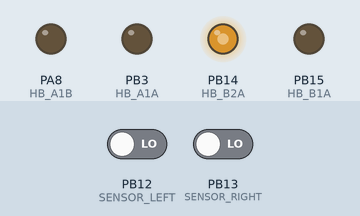
Bench run of a sketch on a simulated STM32 Blue Pill. Shown: output pins drawn as LEDs (lit = HIGH). The inputs (shaded band) are chosen by the test bench; at power-on: PB13 (SENSOR_RIGHT) LOW, PB12 (SENSOR_LEFT) LOW.

Above: at 1.2 s.
1.3 s: PB13 (SENSOR_RIGHT) driven HIGH
At 2.4 s:
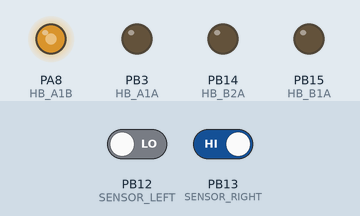
Timing chart, 0 to 4.3 s (numbered marks = the images above; inputs shaded):
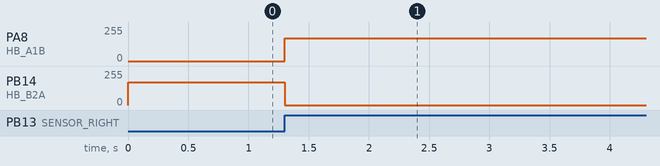

The sketch:

assigmentThree.ino
```cpp
/* *
 * Student name : Filip Błaszczyk
 * Student number : 5575958
 *
 */
#define HB_A1A PB3
#define HB_A1B PA8
#define HB_B1A PB15
#define HB_B2A PB14
#define TRIG PA10
#define ECHO PB9
#define SENSOR_LEFT PB12
#define SENSOR_RIGHT PB13
#define STATE_ONE 1
#define STATE_TWO 2
long duration;
int cm;
int state;


void set_velocity(int left_velocity_forward, int right_velocity_forward,int left_velocity_backward, int right_velocity_backward){
  analogWrite(HB_A1B,left_velocity_forward);
  analogWrite(HB_B2A, right_velocity_forward);
  analogWrite(HB_A1A,left_velocity_backward);
  analogWrite(HB_B1A,right_velocity_backward);
}
void set_velocity_forward(int velocity){
  set_velocity(velocity, velocity,0,0);
}
void turn_left(int velocity){
  set_velocity(velocity,0,0,0);
}
void turn_right(int velocity){
  set_velocity(0,velocity,0,0);
}
void setup() {
  pinMode(HB_A1A, OUTPUT);
  pinMode(HB_A1B, OUTPUT);
  pinMode(HB_B1A, OUTPUT);
  pinMode(HB_B2A, OUTPUT);
  pinMode(TRIG, OUTPUT);
  pinMode(ECHO, INPUT);
  pinMode(SENSOR_LEFT,INPUT);
  pinMode(SENSOR_RIGHT,INPUT);
  state = STATE_ONE;
}

void loop() {
  if(state==STATE_ONE){
    if(digitalRead(SENSOR_RIGHT)==HIGH){
      state = STATE_TWO;
    }else{
      turn_right(170);
    }
  }
  if(state==STATE_TWO){
    if(digitalRead(SENSOR_LEFT)==HIGH){
      state=STATE_ONE;
    }else{
      turn_left(170);
    }
  }
  // if(digitalRead(SENSOR_RIGHT)==HIGH){
  //     turn_left(150);
  // }else if(digitalRead(SENSOR_LEFT)==HIGH){
  //     turn_right(150);
  // }else{
  //   set_velocity_forward(150);
  // }


}
```

Measured:
- after the input at 1.3 s, PA8 (HB_A1B): 0/255 → 170/255 at once; PB14 (HB_B2A): 170/255 → 0/255 at once
